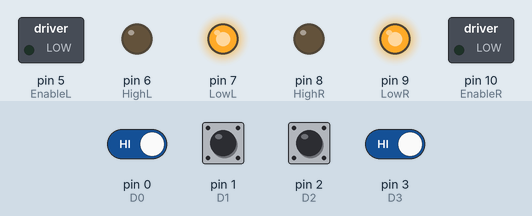
Bench run of a sketch on a simulated Arduino Mega 2560, built with avr-gcc and run on an emulated ATmega2560. Parts: switched loads named in the sketch (green lamp = pin HIGH), output pins drawn as LEDs (lit = HIGH). Inputs (shaded band) come from the test bench; at power-on: pin 0 (D0), pin 1 (D1), pin 2 (D2), pin 3 (D3) HIGH.

Above: at 1.2 s.
1.3 s: pin 0 (D0) driven LOW and pin 3 (D3) driven LOW
At 2.4 s:
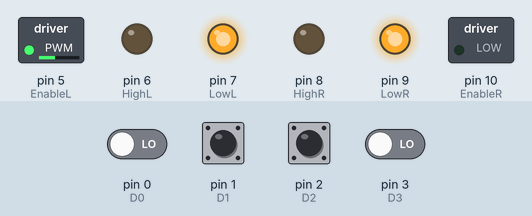
2.8 s: pin 2 (D2) pulled LOW for 0.15 s
At 2.87 s:
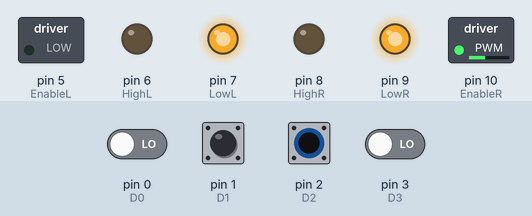
4.4 s: pin 0 (D0) driven HIGH
At 4.8 s:
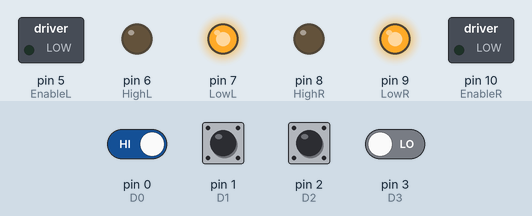
5.9 s: pin 0 (D0) driven LOW
At 7.1 s:
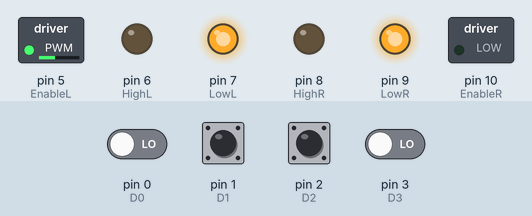
7.4 s: pin 3 (D3) driven HIGH
At 8.3 s:
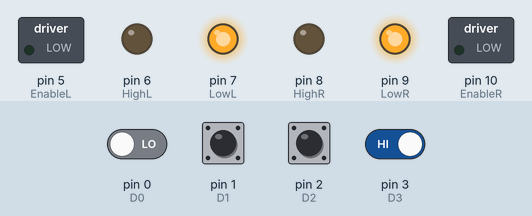
Timing chart, 0 to 9.9 s (numbered marks = the images above; inputs shaded):
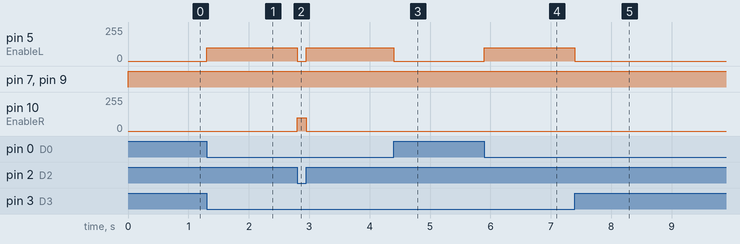

Measured:
- after the input at 1.3 s, pin 5 (EnableL): 0/255 → 100/255 at once
- after the input at 2.8 s, pin 5 (EnableL): 100/255 → 0/255 at once, → 100/255 0.15 s later; pin 10 (EnableR): 0/255 → 100/255 at once, → 0/255 0.15 s later
- after the input at 4.4 s, pin 5 (EnableL): 100/255 → 0/255 at once
- after the input at 5.9 s, pin 5 (EnableL): 0/255 → 100/255 at once
- after the input at 7.4 s, pin 5 (EnableL): 100/255 → 0/255 at once

The sketch:

arduino_code.ino
```cpp
const int EnableL = 5;
const int HighL = 6;       // LEFT SIDE MOTOR
const int LowL =7;

const int EnableR = 10;
const int HighR = 8;       //RIGHT SIDE MOTOR
const int LowR =9;

const int D0 = 0;       //Raspberry pin 21    LSB
const int D1 = 1;       //Raspberry pin 22
const int D2 = 2;       //Raspberry pin 23
const int D3 = 3;       //Raspberry pin 24    MSB

int a,b,c,d,data;


void setup() {

pinMode(EnableL, OUTPUT);
pinMode(HighL, OUTPUT);
pinMode(LowL, OUTPUT);


pinMode(EnableR, OUTPUT);
pinMode(HighR, OUTPUT);
pinMode(LowR, OUTPUT);

pinMode(D0, INPUT_PULLUP);
pinMode(D1, INPUT_PULLUP);
pinMode(D2, INPUT_PULLUP);
pinMode(D3, INPUT_PULLUP);


}

void Data()
{
   a = digitalRead(D0);
   b = digitalRead(D1);
   c = digitalRead(D2);
   d = digitalRead(D3);

   data = 8*d+4*c+2*b+a;
}

void Forward()
{
  digitalWrite(HighL, LOW);
  digitalWrite(LowL, HIGH);
  analogWrite(EnableL,100);

  digitalWrite(HighR, LOW);
  digitalWrite(LowR, HIGH);
  analogWrite(EnableR,100);

}


void Backward()
{
  digitalWrite(HighL, HIGH);
  digitalWrite(LowL, LOW);
  analogWrite(EnableL,100);

  digitalWrite(HighR, HIGH);
  digitalWrite(LowR, LOW);
  analogWrite(EnableR,100);

}

void Stop()
{
  digitalWrite(HighL, LOW);
  digitalWrite(LowL, HIGH);
  analogWrite(EnableL,0);

  digitalWrite(HighR, LOW);
  digitalWrite(LowR, HIGH);
  analogWrite(EnableR,0);

}

void Left1()
{
  digitalWrite(HighL, LOW);
  digitalWrite(LowL, HIGH);
  analogWrite(EnableL,0);

  digitalWrite(HighR, LOW);
  digitalWrite(LowR, HIGH);
  analogWrite(EnableR,150);

}

void Left2()
{
  digitalWrite(HighL, LOW);
  digitalWrite(LowL, HIGH);
  analogWrite(EnableL,0);

  digitalWrite(HighR, LOW);
  digitalWrite(LowR, HIGH);
  analogWrite(EnableR,150);

}


void Left3()
{
  digitalWrite(HighL, LOW);
  digitalWrite(LowL, HIGH);
  analogWrite(EnableL,0);

  digitalWrite(HighR, LOW);
  digitalWrite(LowR, HIGH);
  analogWrite(EnableR,150);

}

void Right1()
{
  digitalWrite(HighL, LOW);
  digitalWrite(LowL, HIGH);
  analogWrite(EnableL,150);

  digitalWrite(HighR, LOW);
  digitalWrite(LowR, HIGH);
  analogWrite(EnableR,0);

}
void Right2()
{
  digitalWrite(HighL, LOW);
  digitalWrite(LowL, HIGH);
  analogWrite(EnableL,150);

  digitalWrite(HighR, LOW);
  digitalWrite(LowR, HIGH);
  analogWrite(EnableR,0);

}

void Right3()
{
  digitalWrite(HighL, LOW);
  digitalWrite(LowL, HIGH);
  analogWrite(EnableL,150);

  digitalWrite(HighR, LOW);
  digitalWrite(LowR, HIGH);
  analogWrite(EnableR,0);

}

void Right()
{
  digitalWrite(HighL, LOW);
  digitalWrite(LowL, HIGH);
  analogWrite(EnableL,0);

  digitalWrite(HighR, LOW);
  digitalWrite(LowR, HIGH);
  analogWrite(EnableR,100);
}

void Left()
{
  digitalWrite(HighL, LOW);
  digitalWrite(LowL, HIGH);
  analogWrite(EnableL,100);

  digitalWrite(HighR, LOW);
  digitalWrite(LowR, HIGH);
  analogWrite(EnableR,0);
}


void loop()
{
  Data();
  if(data==0)
   {
     Forward();
   }

  else if(data==1)
   {
     Right();
   }

  else if(data==2)
   {
     Right();
   }

  else if(data==3)
   {
     Right();
   }

  else if(data==4)
   {
     Left();
   }

  else if(data==5)
   {
     Left();
   }

  else if(data==6)
   {
     Left();
   }

  else if (data>6)
   {
     Stop();
   }


}
```
